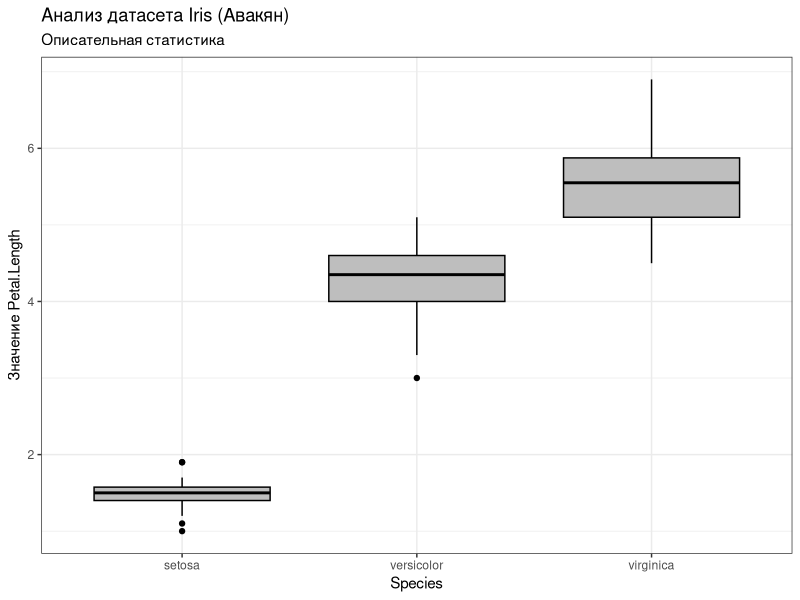
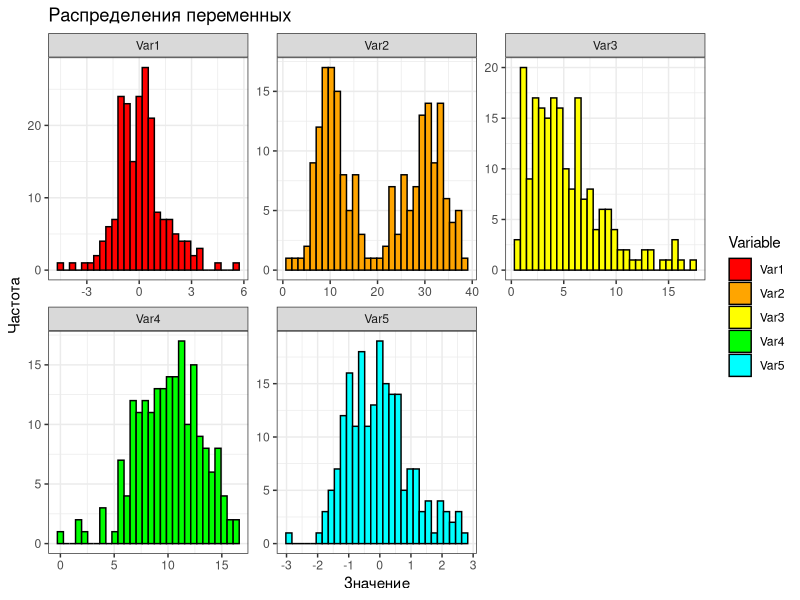
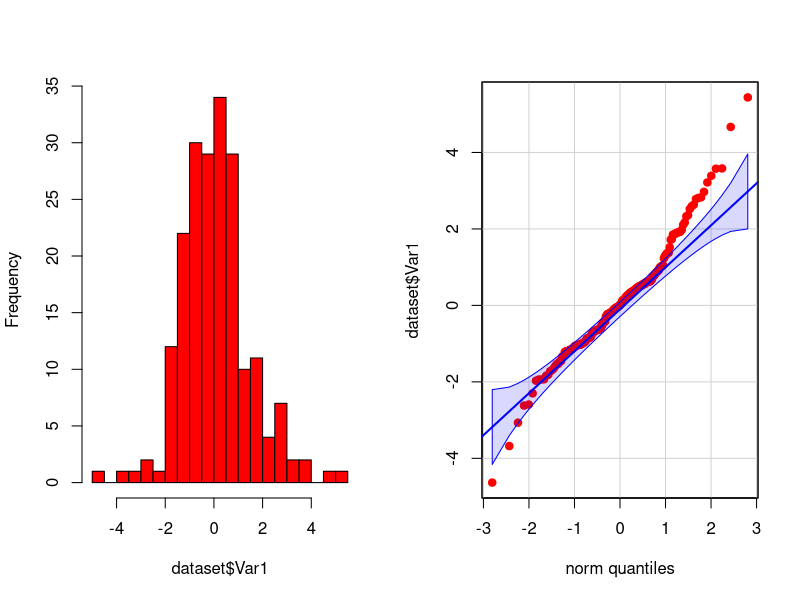
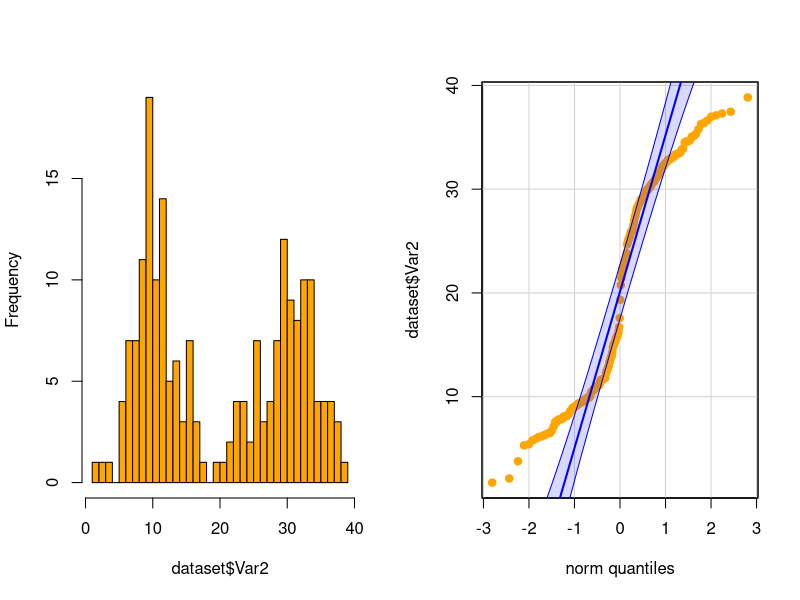
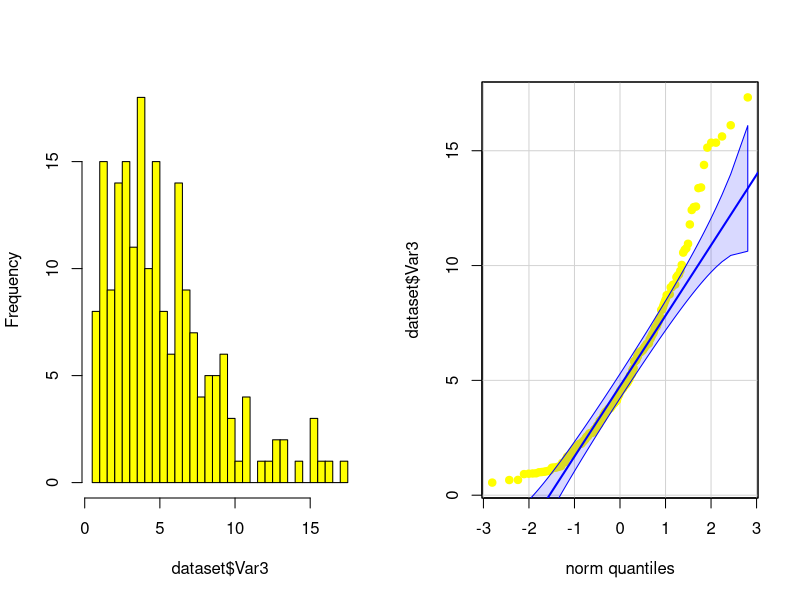
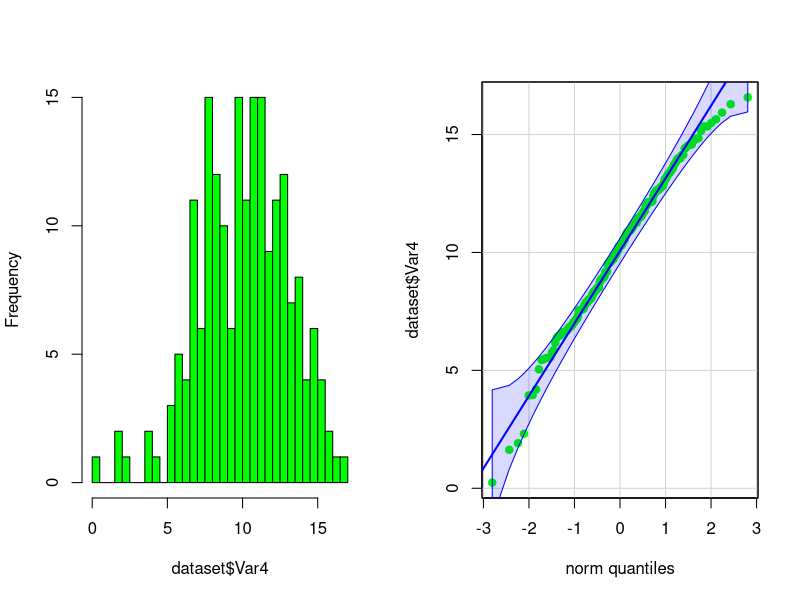
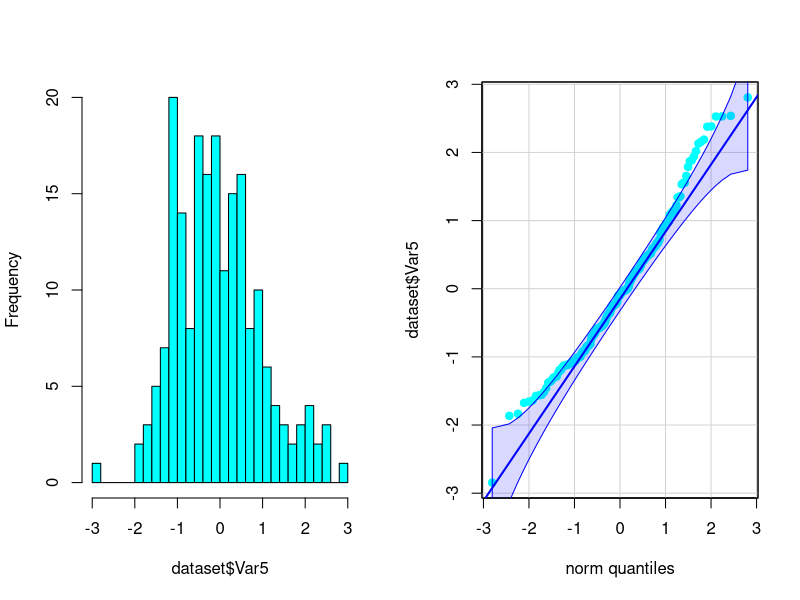

Reproduce these figures in R, in order.
# Добашнее задание 3 - Описательная статистика
# Авакян Кристина
# Группа: ББ5А23/10

# ==================================================================
# Часть 1. Статистика
#
# Вариант 1. Переменная Petal.Length для каждого из видов из датасета iris
# ==================================================================

# Открываем датасет iris
data(iris)

# Все ли правильно открылось?
head(iris)
str(iris)

# Есть ли пропущенные значения и что это за случаи (если есть)?
# sum(! complete.cases(iris))
# iris[! complete.cases(iris), ]

# Загружаем пакет dplyr
library(dplyr)

# Используем конвейер и выодим статистику по iris
iris %>%
  group_by(Species) %>% # Группируем по типу sp
  summarise(Min = min(Petal.Length),                    # Минимум
            Max = max(Petal.Length),                    # Максимум
            Q1 = quantile(Petal.Length, probs = 0.25),  # 1й квартиль
            Median = median(Petal.Length),              # Медиана
            Q3 = quantile(Petal.Length, probs = 0.75))  # 3й квартиль

# ==================================================================
# Часть 2. График типа boxplot
# ==================================================================

# Загружаем пакет ggplot2
library(ggplot2)

# Устанавливаем тему
theme_set(theme_bw())

# Используем конвейер и формируем график
iris %>%
  ggplot(aes(y = Petal.Length, x = Species)) +
  geom_boxplot(color = "black", fill = "grey") +
  labs(x = "Species", y = "Значение Petal.Length") +
  ggtitle(label = "Анализ датасета Iris (Авакян)",
          subtitle = "Описательная статистика") -> plot_iris_boxplot

# Показываем график
plot_iris_boxplot
  
# Сохраняем график
# ggsave("Images/Avakian_Iris_Boxplot.jpg", plot = plot_iris_boxplot)

# ==================================================================
# Часть 3. Проверка на нормальность распределения
# ==================================================================

# Загружаем данные из файла
dataset <- read.table("data/dataset_variant_1.csv",
                      header = TRUE, sep = ";")


# ## Все ли правильно открылось?
head(dataset)
str(dataset)

# При необходимости сначала проверяем есть ли пропущенные значения?
# sum(! complete.cases(dataset))

# ==================================================================
# 3.1 Построим графически распределения всех пяти перменных,
#     чтобы оценить распределения на первом этапе визуально
# ==================================================================

# Загружаем пакеты tidyr и ggplot2
library(tidyr)
library(ggplot2)

# Делаем длинный формат данных
dataset %>%
  pivot_longer(cols = starts_with("Var"),
               names_to = "Variable",
               values_to = "Value") -> dataset_long

# Заранее задаем цвета для всех графиков
colors = c(Var1 = "red",
           Var2 = "orange",
           Var3 = "yellow",
           Var4 = "green",
           Var5 = "cyan")

# Создаем график распределений
dataset_long %>%
  ggplot(aes(x = Value, fill = Variable)) +     # Основной слой графика
  geom_histogram(bins = 30, color = "black") +  # Гистограмма
  facet_wrap(~ Variable, scales = "free") +     # Разбиваем на отдельные графики
  scale_fill_manual(values = colors) +          # Устанавливаем цвет
  labs(title = "Распределения переменных", x = "Значение", y = "Частота") -> plot_hist_vars

# Показываем графики распределений
plot_hist_vars

# Сохраняем график
# ggsave("Images/Avakian_Vars_Histograms.jpg", plot = plot_hist_vars)

# Визуально видно, что
#   Var1: Близко к нормальнору распределению
#   Var2: Похоже на бинормальное распределение (2 пика)
#   Var3: Асимметричное распределение
#   Var4: Асимметричное распределеник
#   Var5: Асимметричное распределение

# ==================================================================
# 3.2 Проведем корректную оценку на основе
#     сопоставления квантилей стандартизованного нормального
#     распределения и наблюдаемого распределения
#
#     Построим квартильные графики
# ==================================================================

# Загружаем пакет car
library(car)

# Устанавливаем разметку холста (1, 2)
par(mfrow = c(1, 2))

# Строим группу квантильных графиков
hist(dataset$Var1, nclass = 30, main = '', col = colors["Var1"])
qqPlot(dataset$Var1, id = FALSE, col = colors["Var1"], pch = 19) # Переменная Var1

# - Var1 -
# Распределение НЕ является нормальным распределением, т.к.
# по квантильному графику видно, что края распределения выходят за 
# допустимые рамки, кривизна ярко выражена

hist(dataset$Var2, nclass = 30, main = '', col = colors["Var2"])
qqPlot(dataset$Var2, id = FALSE, col = colors["Var2"], pch = 19) # Переменная Var2

# - Var2 -
# Распределение НЕ является нормальным распределением, т.к.
# по квантильному графику видно, что кривая имеет S-образную форму и
# не лежит на прямой

hist(dataset$Var3, nclass = 30, main = '', col = colors["Var3"])
qqPlot(dataset$Var3, id = FALSE, col = colors["Var3"], pch = 19) # Переменная Var3

# - Var3 -
# Распределение НЕ является нормальным распределением, т.к.
# по квантильному графику видно, что края распределения выходят за 
# допустимые рамки, кривизна ярко выражена

hist(dataset$Var4, nclass = 30, main = '', col = colors["Var4"])
qqPlot(dataset$Var4, id = FALSE, col = colors["Var4"], pch = 19) # Переменная Var4

# - Var4 -
# Распределение МОЖНО СЧИТАТЬ нормальным распределением, т.к.
# по квантильному графику видно, что точки центральной части лежат на прямой, 
# а края не выходят за допустимые рамки

hist(dataset$Var5, nclass = 30, main = '', col = colors["Var5"])
qqPlot(dataset$Var5, id = FALSE, col = colors["Var5"], pch = 19) # Переменная Var5

# - Var5 -
# Распределение НЕ является нормальным распределением, т.к.
# по квантильному графику видно, что края распределения выходят за 
# допустимые рамки, кривизна ярко выражена

# Возвращаем разметку холста
par(mfrow = c(1, 1))

# ==================================================================
# ОТВЕТ: Нормальному распределению подчиняется переменная Var4
# ==================================================================

# ==================================================================
# Часть 4. Вычисление выборочных средних и
#          среднеквадратичных отклонений 
#
# Вариант 1. Переменная Petal.Length для каждого из видов из датасета iris
# ==================================================================

# Загружаем пакет dplyr
library(dplyr)

# Вычисляем средние и стандартные отклонения по группам Species
iris %>%
  group_by(Species) %>%
  summarise(Petal.Length_mean = mean(Petal.Length),
            Petal.Length_sd   = sd(Petal.Length)) -> iris_summary

# Установим для повторяемости
set.seed(12345)

# Параметры выборки и их количество
sample_size <- 20 # Установим размер выборки (число наблюдений)
n_samples <- 3    # Количество повторных выборок

# Создаем пустой датафрейм
iris_samples_df <- data.frame(Sample = integer(0),
                              Species = character(0),
                              Mean = numeric(0),
                              SD = numeric(0))

# Разделяем данные по видам
iris_split <- split(iris$Petal.Length, iris$Species)

# Начинаем вычисления
for(species in names(iris_split)){                            # Цикл по видам растений
  for(i in 1:n_samples){                                      # Цикл n_samples раз (чтобы было n_samples выборок) 
    smpl <- sample(iris_split[[species]], size = sample_size) # Берем выборку размером sample_size
    mean_value <- mean(smpl)                                  # Вычисляем выборочное среднее
    sd_value <- sd(smpl)                                      # Вычисляем среднеквадратичное отклонение
    iris_samples_df <- rbind(iris_samples_df,
                             data.frame(N_Sample = i,            # Номер выборки (для наглядности)
                                        Species = species,       # Вид растения
                                        Sample_Size = n_samples, # Размер выборки (число наблюдений) для вида
                                        Mean = mean_value,       # Выборочное среднее
                                        SD = sd_value))          # Выборочное среднекв. отклонение
    }
}

# Смотрим результат
iris_samples_df  # n_samples выборочных средних для выборок размером sample_size
iris_summary     # Выводим общую статистику для наглядности и сравнения

# ==================================================================
# Часть 5. Определение границ 95% доверительного интервала (ДИ)
#          для каждой из категорий датасета iris
# ==================================================================

# Так как мы вычислили выборочное среднее и среднеквадратичное отклонение m-раз
# Для вычисления доверительно интервала мы можем взять или одно любое значение, для каждого вида,
# либо также выполнить вычисление ДИ для всех m-выборок

# Загружаем пакет dplyr
library(dplyr)

# Берем датафрейм и перезаписываем в него дополнительные переменные (Size, SE, t, CI)
iris_samples_df <- iris_samples_df %>%
  group_by(Species) %>%
  mutate(
    t = qt(p = 0.975, df = sample_size - 1),   # t-критическое значение для 95% ДИ, нужно p = (0.025, 0.975)
    SE = SD / sqrt(sample_size),               # Cтандартная ошибка
    CI_lower = Mean - t * SE,                  # нижняя граница ДИ
    CI_upper = Mean + t * SE                   # верхняя граница ДИ
  )

# Смотрим результат
iris_samples_df  # ДИ для m выборочных средних с размером выборок n
iris_summary     # Выводим общую статистику для наглядности и сравнения
